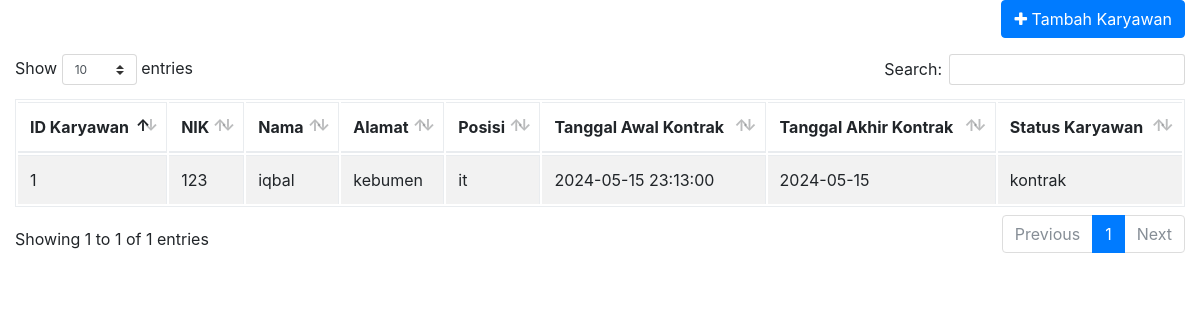
/head_office/e-contract.php (signed in), run on the app's committed database.
### tables this page shows
CREATE TABLE `karyawan` (
  `id_karyawan` int NOT NULL,
  `nik` varchar(12) NOT NULL,
  `nama` varchar(100) NOT NULL,
  `alamat` varchar(255) NOT NULL,
  `posisi` varchar(255) NOT NULL,
  `tanggal_awal_kontrak` datetime NOT NULL,
  `tanggal_akhir_kontrak` date NOT NULL,
  `status_karyawan` varchar(255) NOT NULL
);

### head_office/e-contract.php (the view, shortened to what this page needs)
<?php
if (@$_SESSION['head_office']) {
    include "koneksi.php";
    $sql = "SELECT * FROM karyawan";
    $result = $connect->query($sql);
?>
<!DOCTYPE html>
<html lang="en">
<head>
    <link rel="stylesheet" href="../bootstrap4/css/bootstrap.min.css">
    <link rel="stylesheet" href="../bootstrap4/css/custom.css">
    <link rel="stylesheet" href="https://maxcdn.bootstrapcdn.com/font-awesome/4.7.0/css/font-awesome.min.css">
    <link rel="stylesheet" href="../bootstrap4/css/dataTables.bootstrap4.css">
    <link rel="stylesheet" href="../bootstrap4/css/dataTables.bootstrap4.min.css">
</head>
<body style="background-color: transparent;">
    <div class="container-fluid">
        <div class="row">
            <div class="col-md-12">
                <button type="button" class="btn btn-primary float-right mb-3" onclick="window.location.href='add_karyawan.php'">
                    <i class="fa fa-plus"></i> Tambah Karyawan
                </button>
            </div>
        </div>
        <div class="row">
            <div class="col-md-12">
                <table id="employeeTable" class="table table-striped table-bordered" style="width:100%">
                    <thead>
                        <tr>
                            <th>ID Karyawan</th>
                            <th>NIK</th>
                            <th>Nama</th>
                            <th>Alamat</th>
                            <th>Posisi</th>
                            <th>Tanggal Awal Kontrak</th>
                            <th>Tanggal Akhir Kontrak</th>
                            <th>Status Karyawan</th>
                        </tr>
                    </thead>
                    <tbody>
                        <?php
                        while ($row = $result->fetch_assoc()) {
                            echo "<tr>";
                            echo "<td>" . $row["id_karyawan"] . "</td>";
                            echo "<td>" . $row["nik"] . "</td>";
                            echo "<td>" . $row["nama"] . "</td>";
                            echo "<td>" . $row["alamat"] . "</td>";
                            echo "<td>" . $row["posisi"] . "</td>";
                            echo "<td>" . $row["tanggal_awal_kontrak"] . "</td>";
                            echo "<td>" . $row["tanggal_akhir_kontrak"] . "</td>";
                            echo "<td>" . $row["status_karyawan"] . "</td>";
                            echo "</tr>";
                        }
                        ?>
                    </tbody>
                </table>
            </div>
        </div>
    </div>
</body>
</html>
<?php
} else {
    include "illegal.php";
}
?>

### data on the page
karyawan: id_karyawan "1", nik "123", nama "iqbal", alamat "kebumen", posisi "it", tanggal_awal_kontrak "2024-05-15 23:13:00", tanggal_akhir_kontrak "2024-05-15", status_karyawan "kontrak"
